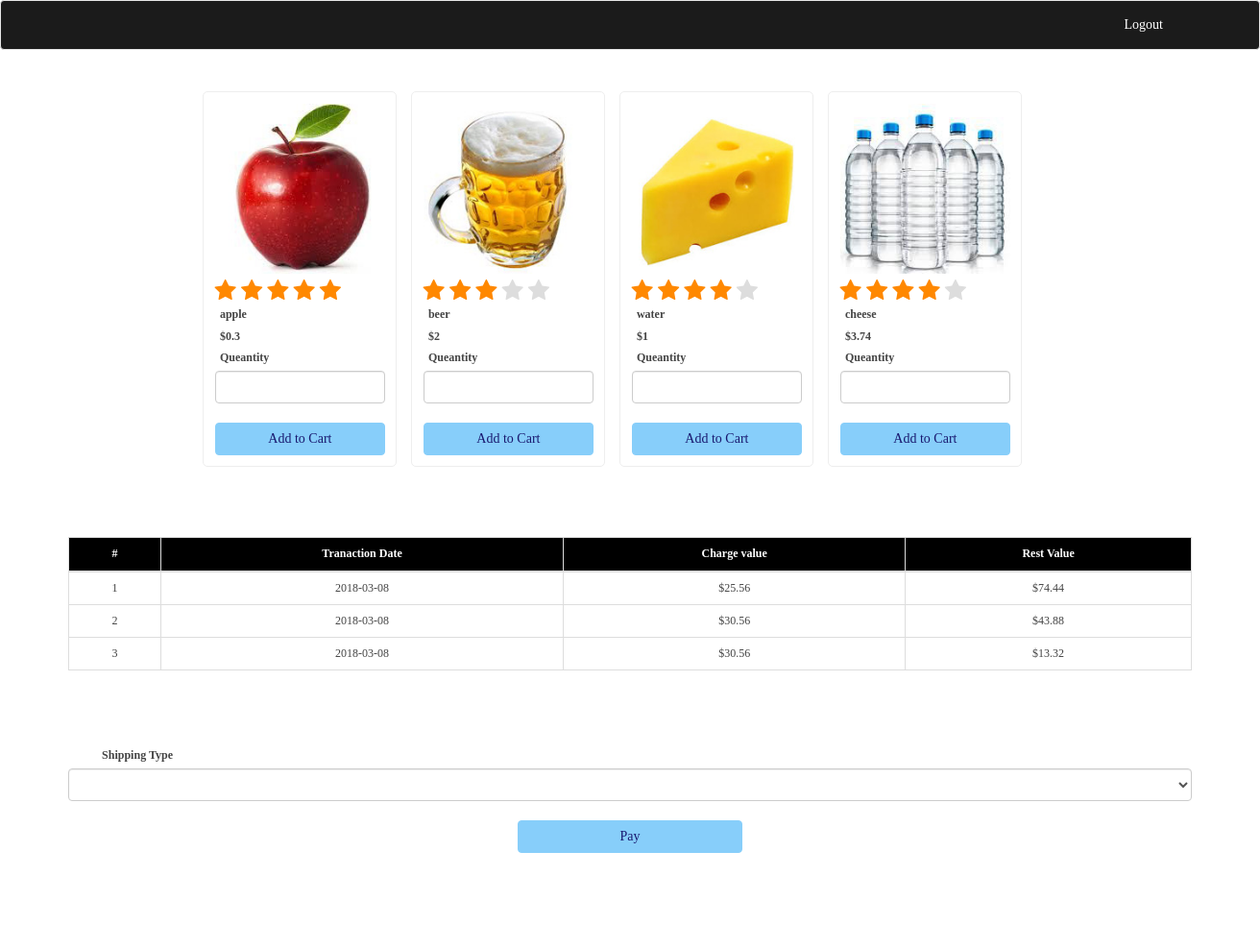
Page /products.php (signed in) on the committed database.
### tables this page shows
CREATE TABLE IF NOT EXISTS `products` (
  `product_id` int(11) NOT NULL AUTO_INCREMENT,
  `name` varchar(50) DEFAULT NULL,
  `image` varchar(50) DEFAULT NULL,
  `price` float DEFAULT NULL,
  `rating` int(11) DEFAULT NULL,
  `created_at` timestamp NULL DEFAULT NULL,
  `updated_at` timestamp NULL DEFAULT NULL,
  PRIMARY KEY (`product_id`)
);

CREATE TABLE IF NOT EXISTS `payments` (
  `payment_id` int(11) NOT NULL AUTO_INCREMENT,
  `user_id` int(11) DEFAULT '0',
  `pay_price` float NOT NULL,
  `rest_price` float NOT NULL,
  `created_at` timestamp NOT NULL DEFAULT CURRENT_TIMESTAMP ON UPDATE CURRENT_TIMESTAMP,
  `updated_at` timestamp NOT NULL DEFAULT '0000-00-00 00:00:00',
  PRIMARY KEY (`payment_id`),
  KEY `FK_payments_users` (`user_id`),
  CONSTRAINT `FK_payments_users` FOREIGN KEY (`user_id`) REFERENCES `users` (`id`) ON DELETE CASCADE ON UPDATE CASCADE
);

### include/connection.php (called while the page is built, shortened)
<?php
    class ConnectionDatabase
    {
    	private $hostName;
    	private $userName;
    	private $password;
    	private $dbName;
    	public function __construct()
      {
    		$this->hostName = 'localhost';
    		$this->userName = 'root';
    		$this->password = 'root';
    		$this->dbName = 'shoppingcart';
    	}
      public function connectDB ()
      {
      	$connection = mysqli_connect($this->hostName, $this->userName, $this->password, $this->dbName);
      	return $connection;
      }
    }
?>

### include/product.php (called while the page is built, shortened)
<?php
	include_once('connection.php');
	class Product
	{
		private $db;
		public function __construct()
		{
			$connectDB = new ConnectionDatabase();
      $this->db = $connectDB->connectDB();
		}
		public function getProducts()
		{
			$data = array();
			$query = "SELECT * FROM products";
			$result = mysqli_query($this->db, $query);
			while ($row = mysqli_fetch_assoc($result)) {
       array_push($data, $row);
      }
			return $data;
		}
	}
?>

### include/payment.php (called while the page is built, shortened)
<?php
  include_once('connection.php');
	class Payment
	{
		private $user_id;
		public function __construct($user_id, $pay_price)
		{
			$connectDB = new ConnectionDatabase();
      $this->db = $connectDB->connectDB();
      $this->user_id = $user_id;
		}
		public function getPaymentStatus()
		{
			$data = array();
			$query = "SELECT * FROM payments WHERE user_id = '$this->user_id'";
			$result = mysqli_query($this->db, $query);
			while ($row = mysqli_fetch_assoc($result)) {
        array_push($data, $row);
      }
			return $data;
		}
	}
?>

### products.php (the view, shortened to what this page needs)
<?php
  include_once('include/connection.php');
	include_once('template/header.php');
	include_once('template/navbar.php');
	include_once('include/product.php');
	include_once('include/payment.php');
	$product = new Product();
	$product_data = $product->getProducts();
	$payment = new Payment($_SESSION['id'], 0);
  $billing_status = $payment->getPaymentStatus();
?>
<div class="container">
  <div class="row">
		<div class="col-md-12 products">
		  <?php
		  foreach ($product_data as $item) {
		  ?>
		    <div class="col-md-3 product-item">
		   	  <div class="wrapper">
			   	 	<img src="images/<?php echo $item['image'];?>" class="img-responsive"/>
			   	 	 <?php
			   	 	  if ($item['rating'] == 5) {
			   	 	 ?>
							<span id="<?php echo $item['product_id'];?>" class="rating-star"></span><span id="<?php echo $item['product_id'];?>" class="rating-star"></span><span id="<?php echo $item['product_id'];?>" class="rating-star"></span><span id="<?php echo $item['product_id'];?>" class="rating-star"></span><span id="<?php echo $item['product_id'];?>" class="rating-star"></span>
						 <?php
						   } elseif ($item['rating'] == 4) {
						 ?>
						    <span id="<?php echo $item['product_id'];?>" class="rating-star"></span><span id="<?php echo $item['product_id'];?>" class="rating-star"></span><span id="<?php echo $item['product_id'];?>" class="rating-star"></span><span id="<?php echo $item['product_id'];?>" class="rating-star"></span><span id="<?php echo $item['product_id'];?>" class="rating-star-empty"></span>
						 <?php
						  } elseif ($item['rating'] == 3) {
						 ?>
						    <span id="<?php echo $item['product_id'];?>" class="rating-star"></span><span id="<?php echo $item['product_id'];?>" class="rating-star"></span><span id="<?php echo $item['product_id'];?>" class="rating-star"></span><span id="<?php echo $item['product_id'];?>" class="rating-star-empty"></span><span id="<?php echo $item['product_id'];?>" class="rating-star-empty"></span>
						 <?php
					    }
					    ?>
			   	 	<label class="control-label"> <?php echo $item['name'];?></label>
			   	 	<label class="control-label" id="<?php echo $item['product_id'];?>"> $<?php echo $item['price'];?></label>
	   	 	 	  <label class="control-label" for="quantity<?php echo $item['product_id'];?>"> Queantity</label>
	   	 	 	  <input type="txt" class="form-control" name="quantity<?php echo $item['product_id'];?>" value="">
	   	 	 	  <button class="btn btn-primary add-cart" id="<?php echo $item['product_id'];?>">Add to Cart</button>
			   	</div>
		   </div>
		   <?php
		  }?>
		</div>
	</div>
  <?php
	if (!empty($billing_status)) {
	?>
	<div class="row" style="margin-bottom: 60px;">
		<div class="responsive">
			<table class="table table-bordered table-hover table-inverse" style="text-align: center;">
				<thead>
					<tr>
					 	<th>#</th>
					 	<th>Tranaction Date</th>
					 	<th>Charge value</th>
					 	<th>Rest Value</th>
					</tr>
				</thead>
				<tbody>
					<?php
					$count = 1;
					foreach ($billing_status as $billing) {
					?>
					<tr>
						<td><?php echo $count++;?></td>
						<td><?php echo date('Y-m-d', strtotime($billing['created_at']));?></td>
						<td><?php echo '$'.$billing['pay_price'];?></td>
						<td><?php echo '$'.$billing['rest_price'];?></td>
					</tr>
					<?php
					}
					?>
				</tbody>
			</table>
		</div>
	</div>
	<?php
  }
  ?>
	<div class="row">
		<label class="control-label"> Shipping Type </label>
		<select class="form-control" id="ship_type">
			<option selected></option>
			<option value="0">Pick Up</option>
		</select>
		<div class="text-center">
			<button class="btn btn-primary" id="payment" style="width: 20%;margin-bottom: 100px;"> Pay </button>
		</div>
	</div>
</div>
<?php require_once('template/footer.php');

### template/header.php (shortened to what this page needs)
<!DOCTYPE html>
<html>
	<head>
		<link rel="stylesheet" href="https://maxcdn.bootstrapcdn.com/bootstrap/3.3.7/css/bootstrap.min.css">
		<link rel="stylesheet" href="https://maxcdn.bootstrapcdn.com/font-awesome/4.7.0/css/font-awesome.min.css">
		<link rel="stylesheet" type="text/css" href="css/style.css">
	</head>
	<body>

### template/navbar.php (shortened to what this page needs)
<nav class="navbar navbar-default" style="background-color: #1b1b1b;">
	<div class="container">
  	<div class="collapse navbar-collapse" id="bs-example-navbar-collapse-1">
  		<ul class="nav navbar-nav navbar-right">
        <?php
          if (isset($_SESSION['id'])) {
          ?>
            <li><a href="logout.php">Logout</a></li>
         <?php
          } else {
          ?>
            <li><a href="login.php">Login </a></li>
            <li><a href="register.php">Register</a></li>
         <?php
          }
          ?>
  		</ul>
  	</div>
	</div>
</nav>

### template/footer.php (shortened to what this page needs)
	</body>
</html>

### css/style.css (style rules this page uses)
body { font-family: Verdana; font-size: 12px; color: #444; }

### template/navbar.php (style rules this page uses)
ul > li > a { font-size: 14px; font-weight: 400; color: white !important; }

### products.php (style rules this page uses)
table { margin-top: 50px; }
thead th { text-align: center; background-color: black; color: white; }
.products { float: left; padding: 2%; position: relative; top:1%; left: 10%; }
.product-item { border: 1px solid #eee; border-radius: 5px; width: 202px; height: auto; display:inline-block; box-sizing: border-box; padding: 1%; margin-right: 15px; }
label { padding-left:3%; display: block !important; }
button { background-color: #87cefa !important; border-color: #87cefa !important; color: #191970 !important; width:100%; margin-top: 20px; }
.rating-star:before { color: #f80; font-size: 2em; font-family: FontAwesome; display: inline-block; content:"\f005"; padding-right: 5px; }
.rating-star-empty:before { color: #ddd; font-size: 2em; font-family: FontAwesome; display: inline-block; content:"\f005"; padding-right: 5px; }

### rows in the picture
products: image (picture), name "apple", price "0.3"
products: image (picture), name "beer", price "2"
products: image (picture), name "water", price "1"
products: image (picture), name "cheese", price "3.74"
payments: created_at "2018-03-08", pay_price "25.56", rest_price "74.44"
payments: created_at "2018-03-08", pay_price "30.56", rest_price "43.88"
payments: created_at "2018-03-08", pay_price "30.56", rest_price "13.32"
